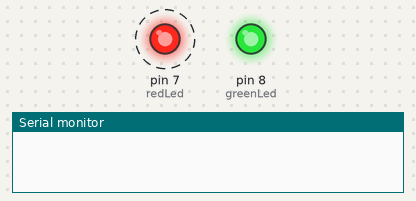
Bench run of a sketch on a simulated Arduino Uno, built with avr-gcc and run on an emulated ATmega328P. On the bench: output pins drawn as LEDs (lit = HIGH), the last lines printed to the serial monitor. Dashed ring = blinking.

Above: at 0.2 s.
At 14.2 s:
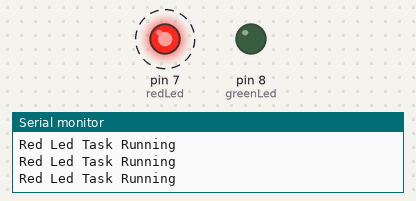
Timing chart, 0 to 19.5 s (numbered marks = the images above):
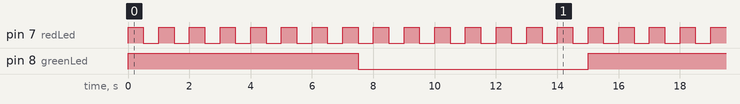

Measured:
- by itself, pin 7 (redLed): alternates HIGH for 0.50 s and LOW for 0.50 s
- by itself, pin 8 (greenLed): alternates HIGH for 7.5 s and LOW for 7.5 s
- by itself, everything shown: repeats every 15.0 s, in 32 steps

The sketch:

01_LED_Blink_04_09_2025.ino
```cpp
#include <Arduino_FreeRTOS.h>

#define redLed 7
#define greenLed 8

void setup()
{
  Serial.begin(9600);

  xTaskCreate(redLedTask, "red Led Task", 128, NULL, 1, NULL);
  xTaskCreate(greenLedTask, "green Led Task", 128, NULL, 2,NULL);

  vTaskStartScheduler();
}

void loop()
{
    // This remains empty
}

void redLedTask(void *pvParameters)
{
  pinMode(redLed, OUTPUT);

  while(1)
  {
    digitalWrite(redLed, HIGH);
    delay(500);
    digitalWrite(redLed, LOW);
    delay(500);
    Serial.println("Red Led Task Running");
  }
}

void greenLedTask(void *pvParameters)
{
  pinMode(greenLed, OUTPUT);
  while(1)
  {
    digitalWrite(greenLed, HIGH);
    vTaskDelay(500);
    digitalWrite(greenLed, LOW);
    vTaskDelay(500);
    Serial.println("Green Led Task Running");
  }
}
```
